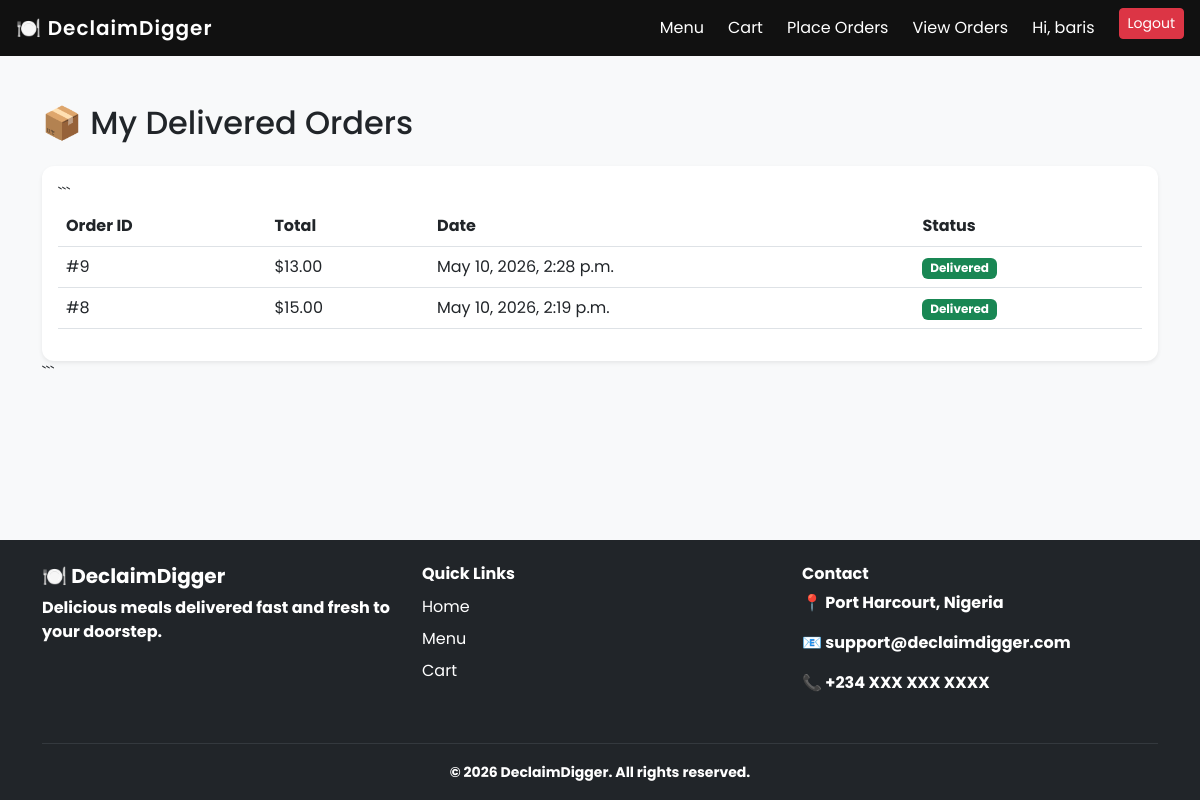
Screenshot of /my-orders/ (signed in) with the database file from the repository.
### restaurant/models.py (models this page shows, shortened)
class User(AbstractUser):
    phone = models.CharField(max_length=20, blank=True)
    address = models.TextField(blank=True)

class Order(models.Model):
    STATUS_CHOICES = [
        ('pending', 'Pending'),
        ('processing', 'Processing'),
        ('delivered', 'Delivered'),
    ]
    user = models.ForeignKey(User, on_delete=models.CASCADE)
    full_name = models.CharField(max_length=200)
    address = models.TextField()
    phone = models.CharField(max_length=20)
    total_price = models.DecimalField(max_digits=10, decimal_places=2)
    status = models.CharField(max_length=20, choices=STATUS_CHOICES, default='pending')
    created = models.DateTimeField(auto_now_add=True)

### restaurant/views.py (the view)
# urls.py: path('my-orders/', views.user_orders_view, name='user_orders'),
@login_required
def user_orders_view(request):
    orders = Order.objects.filter(
        user=request.user,
        status='delivered'
    ).order_by('-created')
    return render(request, 'restaurant/user_orders.html', {
        'orders': orders
    })

### templates/restaurant/user_orders.html
{% extends 'restaurant/base.html' %}
{% block content %}
<h2 class="mb-4">📦 My Delivered Orders</h2>
{% if orders %} <div class="card p-3 shadow-sm">
```
    <table class="table">
        <thead>
            <tr>
                <th>Order ID</th>
                <th>Total</th>
                <th>Date</th>
                <th>Status</th>
            </tr>
        </thead>
        <tbody>
            {% for order in orders %}
            <tr>
                <td>#{{ order.id }}</td>
                <td>${{ order.total_price }}</td>
                <td>{{ order.created }}</td>
                <td>
                    <span class="badge bg-success">Delivered</span>
                </td>
            </tr>
            {% endfor %}
        </tbody>
    </table>
</div>
```
{% else %} <p>No delivered orders yet.</p>
{% endif %}
{% endblock %}

### templates/restaurant/base.html (shortened to what this page needs)
<!DOCTYPE html>
<html>
<head>
    <link href="https://cdn.jsdelivr.net/npm/bootstrap@5.3.0/dist/css/bootstrap.min.css" rel="stylesheet">
</head>
<body>
<nav class="navbar navbar-expand-lg navbar-dark px-3">
    <a class="navbar-brand" href="/">🍽️ DeclaimDigger</a>
    <div class="collapse navbar-collapse" id="navbarContent">
        <ul class="navbar-nav ms-auto text-center text-lg-end gap-lg-2">
            <li class="nav-item">
                <a class="nav-link text-white" href="/">Menu</a>
            </li>
            <li class="nav-item">
                <a class="nav-link text-white" href="/cart/">Cart</a>
            </li>
            {% if user.is_authenticated %}
                <li class="nav-item">
                    <a class="nav-link text-white" href="/menu/">Place Orders</a>
                </li>
                <li class="nav-item">
                    <a class="nav-link text-white" href="{% url 'user_orders' %}">View Orders</a>
                </li>
                <li class="nav-item">
                    <span class="nav-link text-white">Hi, {{ user.username }}</span>
                </li>
                <li class="nav-item">
                    <a class="btn btn-sm btn-danger ms-lg-2" href="{% url 'logout' %}">
                        Logout
                    </a>
                </li>
            {% endif %}
        </ul>
    </div>
</nav>
<div class="page-content">
    <div class="container mt-5">
        {% block content %}{% endblock %}
    </div>
</div>
<footer class="bg-dark text-white mt-5 pt-4 pb-3">
    <div class="container">
        <div class="row">
            <div class="col-12 col-md-4 mb-3">
                <h5 class="fw-bold">🍽️ DeclaimDigger</h5>
                <p class="fw-bold">
                    Delicious meals delivered fast and fresh to your doorstep.
                </p>
            </div>
            <div class="col-12 col-md-4 mb-3">
                <h6 class="fw-bold">Quick Links</h6>
                <ul class="list-unstyled">
                    <li><a href="/" class="text-white text-decoration-none d-block py-1">Home</a></li>
                    <li><a href="/menu/" class="text-white text-decoration-none d-block py-1">Menu</a></li>
                    <li><a href="/cart/" class="text-white text-decoration-none d-block py-1">Cart</a></li>
                </ul>
            </div>
            <div class="col-12 col-md-4 mb-3">
                <h6 class="fw-bold">Contact</h6>
                <p class="fw-bold">📍 Port Harcourt, Nigeria</p>
                <p class="fw-bold">📧 support@declaimdigger.com</p>
                <p class="fw-bold">📞 +234 XXX XXX XXXX</p>
            </div>
        </div>
        <hr class="border-secondary">
        <div class="text-center">
            <small class="fw-bold">
                © 2026 DeclaimDigger. All rights reserved.
            </small>
        </div>
    </div>
</footer>
</body>
</html>

### templates/restaurant/base.html (style rules this page uses)
html, body { height: 100%; }
body { font-family: 'Poppins', sans-serif; background-color: #f8f9fa; display: flex; flex-direction: column; }
.page-content { flex: 1; }
.navbar { background-color: #111 !important; }
.navbar-brand { font-weight: 600; letter-spacing: 1px; }
.card { border: none; border-radius: 12px; transition: 0.2s ease; }
p { color: white; }

### rows the page displays
User: username "baris"
Order: id "9", total_price "13.00", created "May 10, 2026, 2:28 p.m."
Order: id "8", total_price "15.00", created "May 10, 2026, 2:19 p.m."
